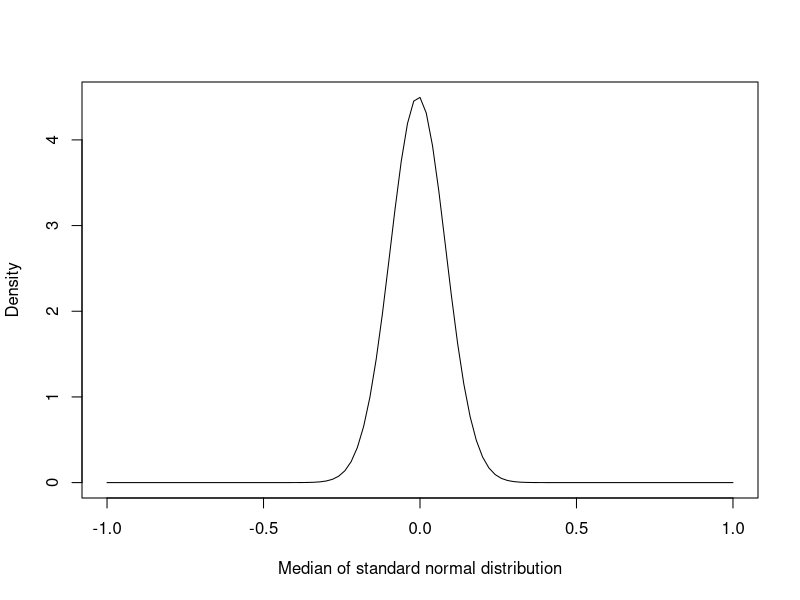
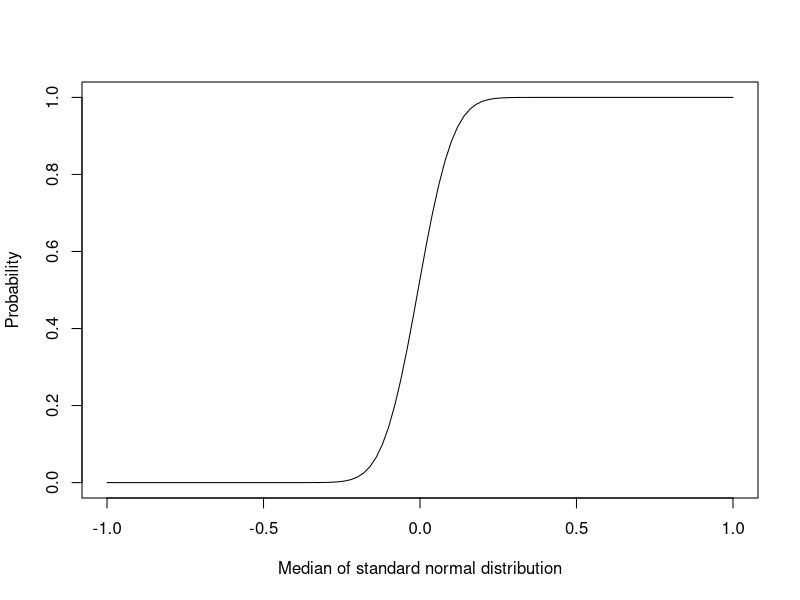
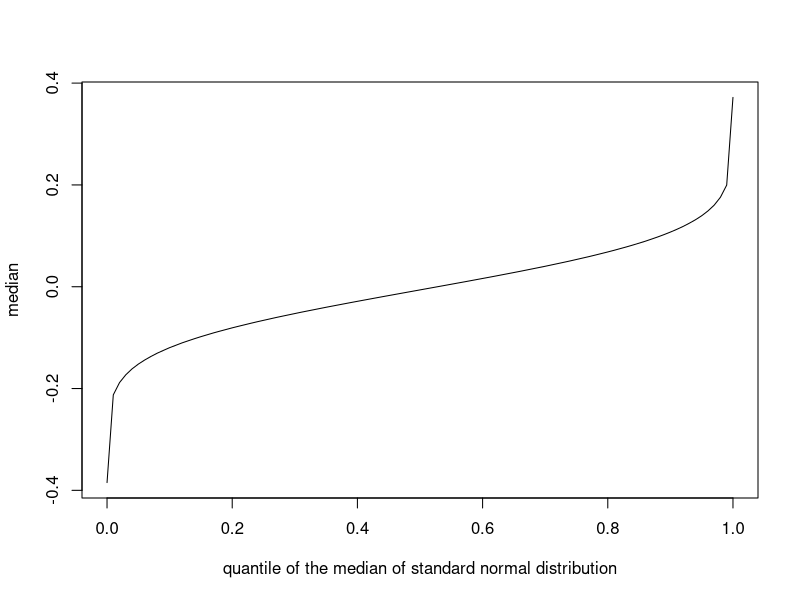
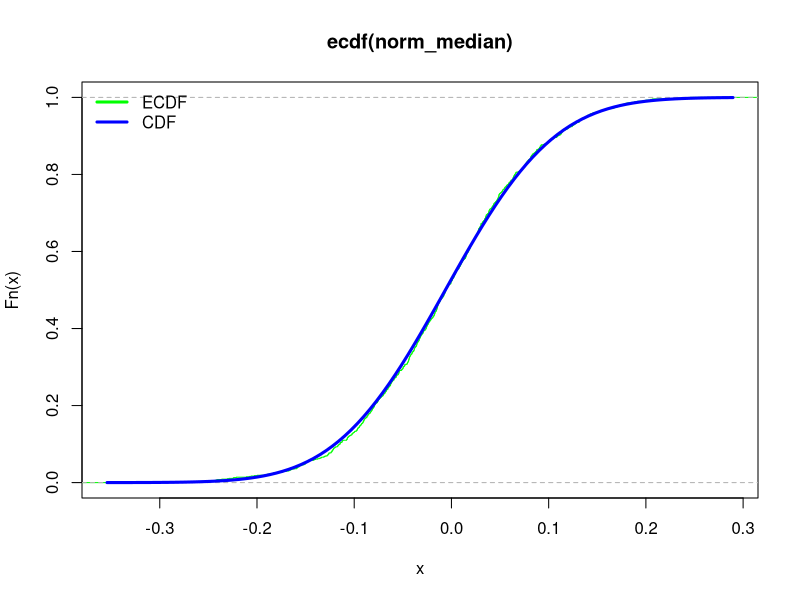
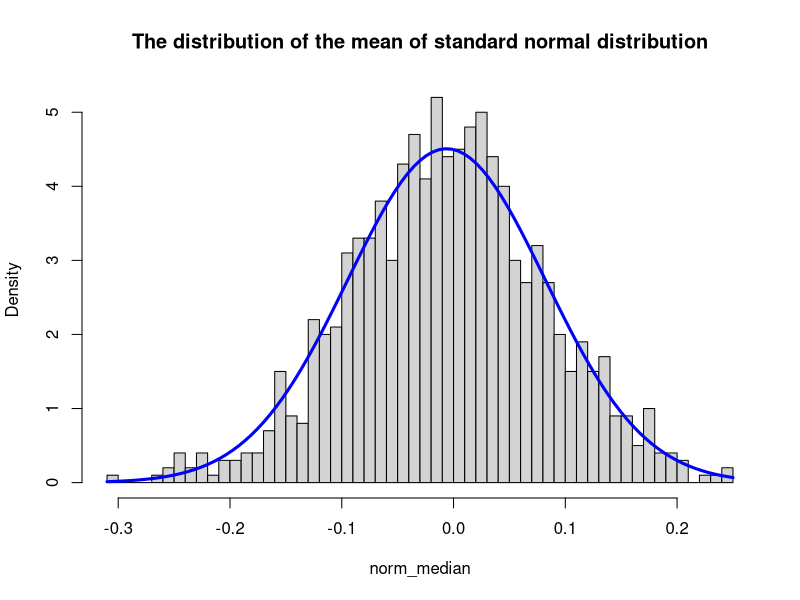
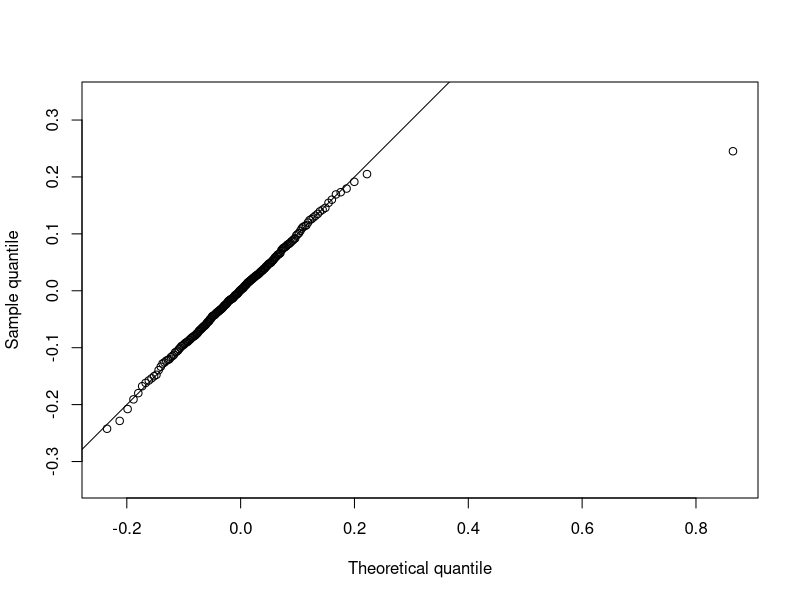
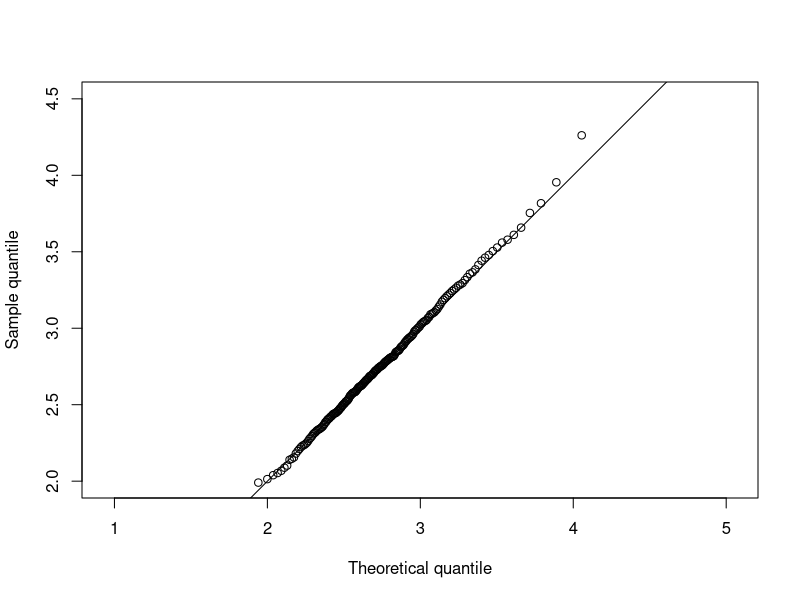
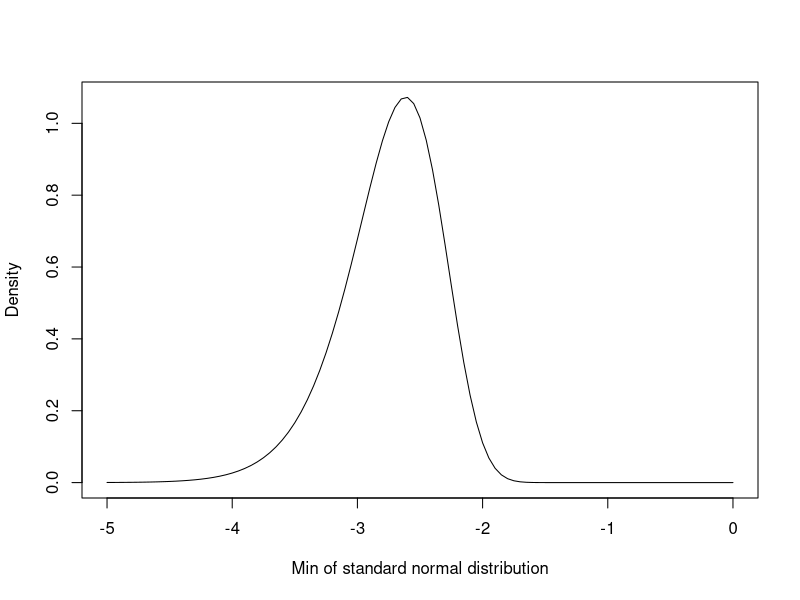

Reproduce these figures in R, in order.
## ---- chunk 1
knitr::opts_chunk$set(echo=TRUE, warning=FALSE, message=FALSE, cache=TRUE)
## ---- chunk 2
library(dplyr)
## ---- chunk 3
dorder = function(x){
k = 100
n = 200
  k*
  choose(n,k)*
  (pnorm(x, 0, 1))^(k-1)*
  (1-pnorm(x, 0, 1))^(n-k)*
  dnorm(x, 0, 1)

}

curve(dorder(x),
      -1,
      1, 
      xlab = "Median of standard normal distribution",
      ylab = "Density")

## ---- chunk 4
porder <- function(x){
  k = 100
  n = 200
  pbinom(k-1, n, pnorm(x, 0, 1), lower.tail = FALSE)
}
curve(porder(x),
      -1,
      1, 
      xlab = "Median of standard normal distribution",
      ylab = "Probability")
## ---- chunk 5
qorder = function(x){
  ls = data.frame(x_var = seq(-1,1, by = 0.01)) %>%
    mutate(p = porder(x_var))
  q = approxfun(ls$p, ls$x_var)
  return(q(x))
}

curve(qorder(x),
      0.00001, 
      0.99999,
      xlab = "quantile of the median of standard normal distribution",
      ylab = "median")
## ---- chunk 6
norm_median = replicate(
  1000,
  rnorm(200, mean = 0, sd = 1) %>% sort %>% `[` (100)
)

plot(ecdf(norm_median), do.points = F, col = "green")
curve(porder(x), add = T, lwd = 3, col = "blue")
legend(
  "topleft",
  c("ECDF", "CDF"),
  lwd = 3,
  col = c("green", "blue"), 
  bty = "n"
)
## ---- chunk 7
hist(norm_median, freq = FALSE, main = "The distribution of the mean of standard normal distribution", breaks = 50)
curve(dorder(x), add = T, lwd = 3, col = "blue")
## ---- chunk 8
q_candidate <- qorder

x <- q_candidate((1:200)/200)
y <- quantile(norm_median, probs = (1:200)/200)

plot(x,y, asp = 1, xlab = "Theoretical quantile", ylab = "Sample quantile")
abline(0,1)
## ---- chunk 9
dorder = function(x, k){
n = 200
  k*
  choose(n,k)*
  (pnorm(x, 0, 1))^(k-1)*
  (1-pnorm(x, 0, 1))^(n-k)*
  dnorm(x, 0, 1)

}

porder <- function(x, k){
  n = 200
  pbinom(k-1, n, pnorm(x, 0, 1), lower.tail = FALSE)
}

qorder = function(x, k){
  ls = data.frame(x_var = seq(-1,1, by = 0.01)) %>%
    mutate(p = porder(x_var, k))
  q = approxfun(ls$p, ls$x_var)
  return(q(x))
}
## ---- chunk 10
qorder = function(x, k, x_var){
  ls = data.frame(x_var) %>%
    mutate(p = porder(x_var, k))
  q = approxfun(ls$p, ls$x_var)
  return(q(x))
}
norm_max = replicate(
  1000,
  rnorm(200, mean = 0, sd = 1) %>% sort %>% `[` (200)
)

x <- qorder((1:200)/200, k = 200, x_var = seq(0,5, by = 0.01))
y <- quantile(norm_max, probs = (1:200)/200)

plot(x,y, asp = 1, xlab = "Theoretical quantile", ylab = "Sample quantile")
abline(0,1)
## ---- chunk 11
`%|%` = function(a,b){paste0(a,b)}

dorder = function(x, k, n, dist, ...){
  F = eval(parse(text = "p" %|% dist))
  f = eval(parse(text = "d" %|% dist))
  k*
  choose(n,k)*
  (F(x, ...))^(k-1)*
  (1-F(x, ...))^(n-k)*
  f(x, ...)

}

porder <- function(x, k, n, dist, ...){
  F =eval(parse(text = "p" %|% dist))
  f = eval(parse(text = "d" %|% dist))
  pbinom(k-1, n, F(x, ...), lower.tail = FALSE)
}

qorder = function(x, x_var, k, n, dist, ...){
  ls = data.frame(x_var) %>%
    mutate(p = porder(x_var, k, n, dist, ...))
  q = approxfun(ls$p, ls$x_var)
  return(q(x))
}
## ---- chunk 12
curve(dorder(x, 1, 200, dist = "norm", mean = 0, sd = 1),
      -5, 
      0,
      xlab = "Min of standard normal distribution",
      ylab = "Density")
curve(porder(x, 1, 200, dist = "norm", mean = 0, sd = 1),
      -5, 
      0,
      xlab = "Min of standard normal distribution",
      ylab = "Density")
